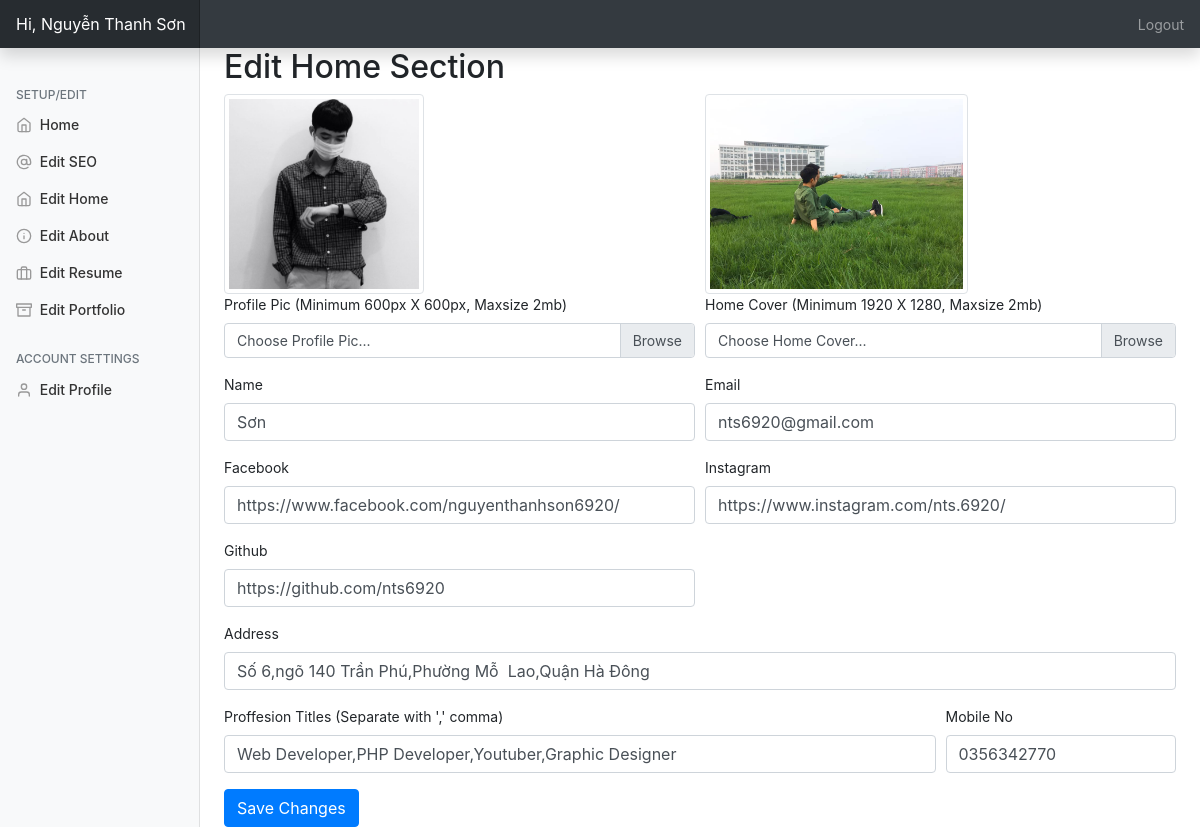
The page /admin/?edithome=true (signed in) on the database its author committed.
### tables this page shows
CREATE TABLE `personal_setup` (
  `id` int(11) NOT NULL,
  `profilepic` varchar(250) NOT NULL,
  `name` varchar(250) NOT NULL,
  `facebook` varchar(200) NOT NULL,
  `instagram` varchar(200) NOT NULL,
  `github` varchar(200) NOT NULL,
  `homewallpaper` varchar(200) NOT NULL,
  `professions` varchar(200) NOT NULL,
  `location` text NOT NULL,
  `mobile` varchar(200) NOT NULL,
  `emailid` varchar(200) NOT NULL
);

### admin/php/home.php (the view, shortened to what this page needs)
<h2>Edit Home Section</h2>
         <form method="post" action="php/uhome.php" enctype="multipart/form-data">
  <div class="form-row">
  <div class="form-group col-md-6">
  <img src="../assets/img/<?=$data['profilepic']?>" class="oo img-thumbnail"><br>
  <label>Profile Pic (Minimum 600px X 600px, Maxsize 2mb)</label>
  <div class="custom-file">
    <label class="custom-file-label" for="profilepic">Choose Profile Pic...</label>
  </div></div>
  <div class="form-group col-md-6">
  <img src="../assets/img/<?=$data['homewallpaper']?>" class="oo img-thumbnail">
  <label>Home Cover (Minimum 1920 X 1280, Maxsize 2mb)</label>
  <div class="custom-file">
    <label class="custom-file-label" for="profilepic">Choose Home Cover...</label>
  </div></div>
   <div class="form-group col-md-6">
      <label for="name">Name</label>
      <input type="name" name="name" value="<?=$data['name']?>" class="form-control" id="name" placeholder="nts">
    </div>
    <div class="form-group col-md-6">
      <label for="email">Email</label>
      <input type="email" name="email" value="<?=$data['emailid']?>" class="form-control" id="email" placeholder="...">
    </div>
    <div class="form-group col-md-6">
      <label for="facebook">Facebook</label>
      <input type="text" class="form-control" value="<?=$data['facebook']?>" name="facebook" id="facebook" placeholder="https://facebook.com/">
    </div>
    <div class="form-group col-md-6">
      <label for="instagram">Instagram</label>
      <input type="text" class="form-control" value="<?=$data['instagram']?>" name="instagram" id="instagram" placeholder="https://instagram.com/">
    </div>
    <div class="form-group col-md-6">
      <label for="github">Github</label>
      <input type="text" class="form-control"  value="<?=$data['github']?>" name="github" id="github" placeholder="https://github.com/">
    </div>
  </div>
  <div class="form-group">
    <label for="address">Address</label>
    <input type="text" name="address" value="<?=$data['location']?>" class="form-control" id="address" placeholder="Hà Nội">
  </div>
  <div class="form-row">
  <div class="form-group col-md-9">
    <label for="profession">Proffesion Titles (Separate with ',' comma)</label>
    <input type="text" class="form-control" name="profession" value="<?=$data['professions']?>" id="profession" placeholder="Web Developer,..">
  </div>
  <div class="form-group col-md-3">
    <label for="mobile">Mobile No</label>
    <input type="text" class="form-control" value="<?=$data['mobile']?>" name="mobile" id="mobile" placeholder="0356342770">
  </div>
   </div>
  <input type="submit" name="save" class="btn btn-primary" value="Save Changes">
</form>

### admin/css/dashboard.css (style rules this page uses)
body { font-size: .875rem; }

### admin/index.php (style rules this page uses)
.oo { height: 200px; }

### rows shown on the page
personal_setup: profilepic (picture), homewallpaper (picture), name "Sơn", email "nts6920@gmail.com", facebook "https://www.facebook.com/nguyenthanhson6920/", instagram "https://www.instagram.com/nts.6920/", github "https://github.com/nts6920", address "Số 6,ngõ 140 Trần Phú,Phường Mỗ Lao,Quận Hà Đông", profession "Web Developer,PHP Developer,Youtuber,Graphic Designer", mobile "0356342770"

### other values the page prints
$_SESSION['username'] "Nguyễn Thanh Sơn"
